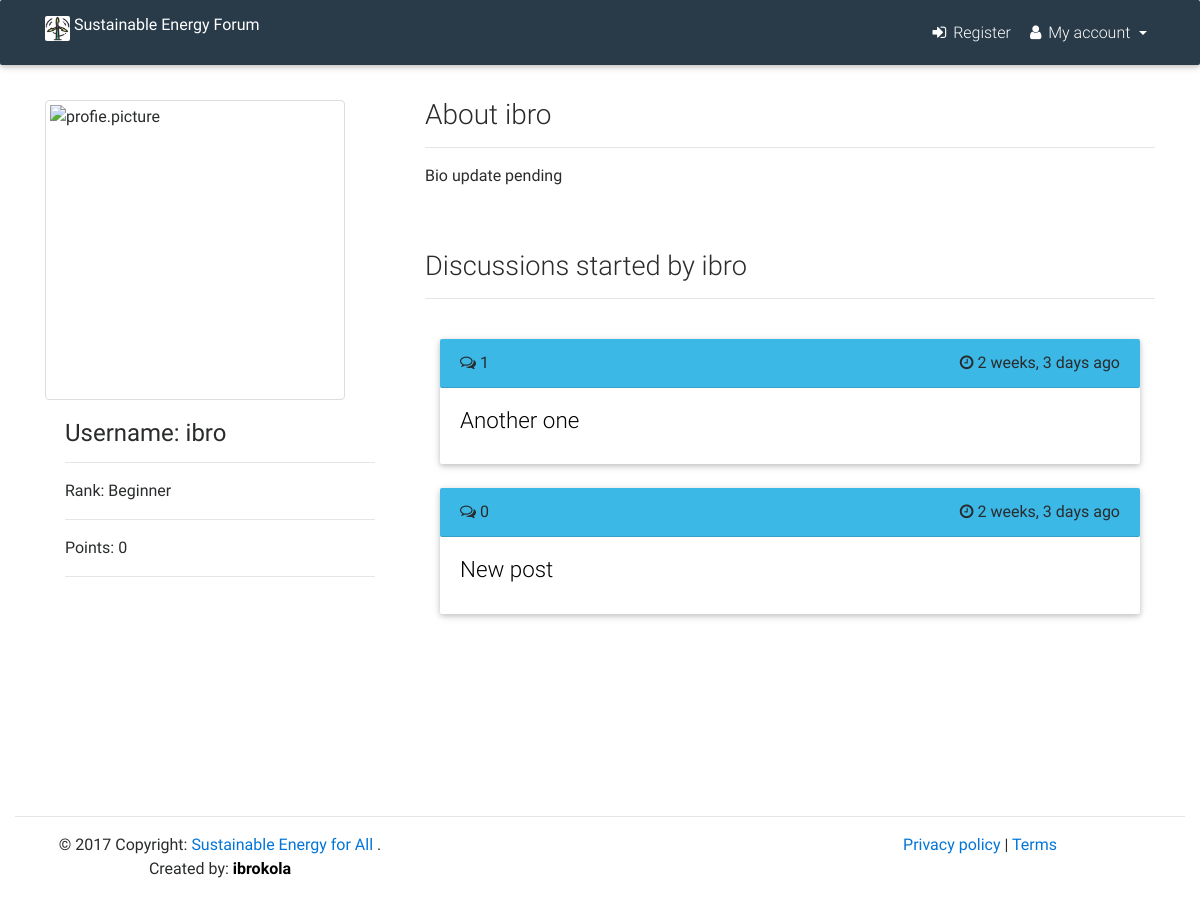
Before: /u/profile/ibro/ with the older database file.
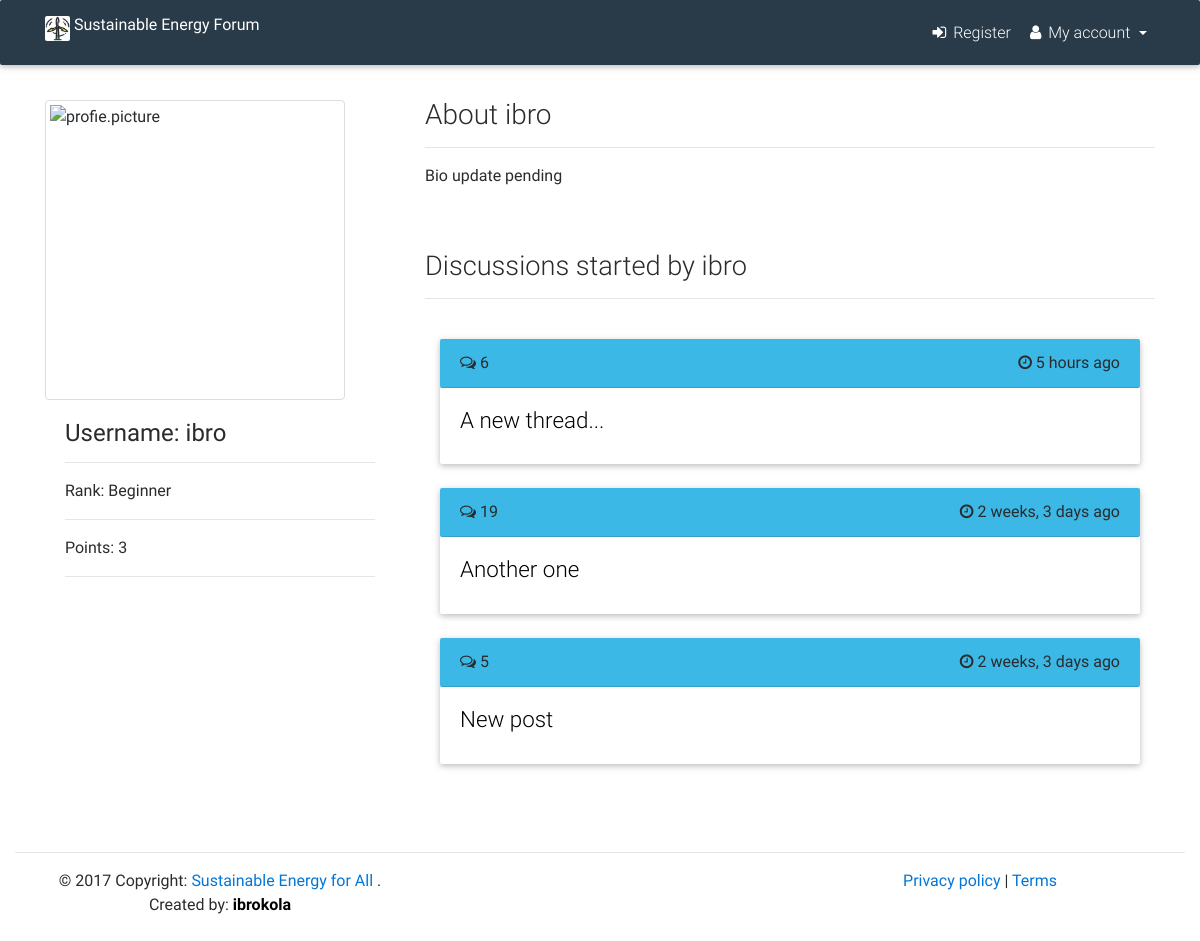
After: the same page with the newer database file.
### profiles/models.py (models this page shows, shortened)
class Profile(models.Model):
    user = models.OneToOneField(User)
    image = models.ImageField(upload_to='images/', null=True, blank=True)
    rank = models.CharField(max_length=50, default="Beginner")
    bio = models.TextField(null=True, blank=True)
    website_link = models.CharField(max_length=320,
                                    null=True,
                                    blank=True,
                                    verbose_name='Personal website url')
    facebook_link = models.CharField(max_length=320,
                                    null=True,
                                    blank=True,
                                    verbose_name='Facebook profile url')
    twitter_handle = models.CharField(max_length=320,
                                    null=True,
                                    blank=True,
                                    verbose_name='Twitter handle')

### users/models.py (models this page shows, shortened)
class User(AbstractBaseUser):
    username = models.CharField(
        max_length=255,
        unique=True,
    )
    email = models.EmailField(
        verbose_name='email address',
        max_length=255,
        unique=True,
    )
    first_name = models.CharField(
                max_length=120,
                null=True,
                blank=True
                )
    last_name = models.CharField(
                max_length=120,
                null=True,
                blank=True
                )
    score = models.IntegerField(default=0)
    is_active = models.BooleanField(default=True)
    is_admin = models.BooleanField(default=False)
    objects = UserManager()
    USERNAME_FIELD = 'username'
    REQUIRED_FIELDS = ['email']
    def __str__(self):              # __unicode__ on Python 2
        return self.username
    class Meta:
        db_table = "users"

### forum/models.py (models this page shows, shortened)
class Votable(models.Model):
    class Meta:
        abstract = True
    votes = GenericRelation(Vote)
    author = models.ForeignKey(User, on_delete=models.PROTECT)
    upvotes = models.IntegerField(default=0)
    downvotes = models.IntegerField(default=0)
    flags = models.IntegerField(default=0)

class Post(Votable):
    class Meta:
        db_table = "posts"
        index_together = [
            ["submission_time",],
        ]
    objects = PostsManager()
    title = models.CharField(max_length=500)
    slug = models.SlugField(max_length=500,null=True, blank=True)
    text = models.TextField(max_length=8192, blank=True)
    submission_time = models.DateTimeField(auto_now_add=True)
    num_comments = models.IntegerField(default=0)
    def get_absolute_url(self):
        return reverse('forum:discussion', kwargs={"post_id": self.pk})
    def __str__(self):
        return self.title

### profiles/views.py (the view)
# urls.py: url(r'^profile/(?P<username>[\w.@+-]+)/$', ProfileView.as_view(), name='profile_view'),
class ProfileView(View):
    def get(self, request, username, *args, **kwargs):
        user = get_object_or_404(User, username=username)
        post_list = Post.objects.filter(author__username__iexact=user.username).order_by('-submission_time')
        paginator = Paginator(post_list, 10)
        page = request.GET.get('page')
        try:
            post = paginator.page(page)
        except PageNotAnInteger:
             post = paginator.page(1)
        except EmptyPage:
             post = paginator.page(paginator.num_pages)
        profile = Profile.objects.get(user=user)
        template = 'profiles/profile_view.html'
        context = {
            'profile': profile,
            'post': post
            }
        return render(request, template, context)

### templates/profiles/profile_view.html (shortened to what this page needs)
{% extends 'base.html' %}
{% load static %}
{% load humanize %}
{% block pagecss %}
<link href="{% static 'css/mdb.css' %}" rel="stylesheet">
{% endblock %}
{% block content %}
<div class="container-fluid" style="padding-top: 100px;"></div>
<div class="container">
	<div class="row">
		<div class="col-sm-6 col-md-4">
			<section class="wow fadeIn">
			         <div class="">
			        {% if profile.image %}
			            <img src="{{ profile.image.url }}" class="img-fluid img-thumbnail" width="350" height="300" alt="profie.picture">
			        {% else %}
			        	<img src="http://www.sbsc.in/images/dummy-profile-pic.png" class="img-fluid img-thumbnail" width="300" height="300" alt="profie.picture">
			        {% endif %}
			        </div>
			        <div class="card-block">
			            <h4 class="card-title"><strong>Username: {{ profile.user.username }}</strong></h4>
						<hr>
						<p>Rank: {{ profile.rank }}</p>
						<hr>
						<p>Points: {{ profile.user.score }}</p>
						<hr>
						<br>
			</section>
			<br>
		</div>
		<div class="col-sm-6 col-md-8">
            <h3>About {{ profile.user }}</h3>
            <hr>
            {% if profile.bio %}
                <p>{{ profile.bio }}</p>
            {% else %}
                <p>Bio update pending</p>
            {% endif %}
			<br>
			<br>
			<h3 class="h3-responsive">Discussions started by {{ profile.user.username }}</h3>
			<hr>
			<br>
			<div class="col-sm-12">
			{% if post %}
				{% for item in post %}
				<div class="card">
					<div class="card-header">
						<i class="fa fa-comments-o"></i> {{  item.num_comments }}  <span class="float-right"><i class="fa fa-clock-o"></i> {{  item.submission_time | naturaltime }}</span>
					</div>
					<div class="card-block">
						<a href="{{ item.get_absolute_url }}">
							<h4 class="card-title h4-responsive" style="color: black;">{{ item }}</h4>
						</a>
					</div>
				</div>
				<br>
				{% endfor %}
			{% else %}
				<p>No post yet</p>
			{% endif %}
			<br>
			<br>
			</div>
		</div>
		<br>
		<br>
	</div>
</div>
{% endblock %}

### templates/base.html (shortened to what this page needs)
{% load static %}
{% load notification_tags %}
<!DOCTYPE html>
<html lang="en">
<head>
    <link rel="stylesheet" href="https://maxcdn.bootstrapcdn.com/font-awesome/4.6.0/css/font-awesome.min.css">
    <link href="{% static 'css/bootstrap.min.css' %}" rel="stylesheet">
    <link href="{% static 'css/mdb.css' %}" rel="stylesheet">
    <link href="{% static 'css/main.css' %}" rel="stylesheet">
    {% block pagecss %}
    {% endblock %}
</head>
<body class="mdb-skin">
    <header>
        {% include 'navbar.html' %}
    </header>
    <main>
        <div class="" style="min-height: 800px;">
            {% block content %}{% endblock %}
        </div>
    </main>
    <footer>
        {% include 'footer.html' %}
    </footer>
</body>
</html>

### templates/navbar.html (shortened to what this page needs)
{% load static %}
{% load notification_tags %}
<nav class="navbar fixed-top navbar-toggleable-md navbar-dark scrolling-navbar">
    <div class="container">
        <a class="navbar-brand" href="/">
            <h6 class="h6-responsive" style="font-family: 'Frijole', cursive;"><img src="{% static 'img/logo/logo3.png' %}" class="d-inline-block align-top" alt="S.E.F" width="25" height="25"> Sustainable Energy Forum</h6>
        </a>
        <div class="collapse navbar-collapse" id="navbarNav">
            <ul class="navbar-nav nav-flex-icons">
                {% if not request.user.is_authenticated %}
                <li class="nav-item">
                    <a class="nav-link" href="{% url 'account_signup' %}"><i class="fa fa-sign-in"></i> <span class="hidden-sm-down">Register</span></a>
                </li>
                {% endif %}
                <li class="nav-item dropdown">
                    <a class="nav-link dropdown-toggle" href="#" id="navbarDropdownMenuLink" data-toggle="dropdown" aria-haspopup="true" aria-expanded="false">
                        <i class="fa fa-user"></i> <span class="hidden-sm-down">My account</span>
                    </a>
                </li>
            </ul>
        </div>
    </div>
</nav>

### templates/footer.html
{% load static %}
<div class="container-fluid">
	<hr>
	<div class="footer-copyright" style="padding-bottom:40px;">
	    <div class="container text-center">
			<div class="row">
				<div class="col-sm-4">
	    		    <span class="justity-content-start">© 2017 Copyright: <a href=""> Sustainable Energy for All</a> . Created by: <a href="https://www.linkedin.com/in/ibraheemkolawole/" style="text-decoration:none; color: black;"><b>ibrokola</b></a></span>
				</div>
				<div class="col-sm-4">
				</div>
				<div class="col-sm-4">
				    <span class="justify-content-end"><a href="/privacy/">Privacy policy</a> | <a href="/terms/">Terms</a></span>
				</div>
			</div>
		</div>
	</div>
</div>

Changed rows visible on the page:
changed through a linked row, Profile "Beginner": user.score "0" → "3"
added Post: num_comments "6", submission_time "5 hours ago", title "A new thread..."
changed Post "Another one": num_comments "1" → "19"
changed Post "New post": num_comments "0" → "5"
